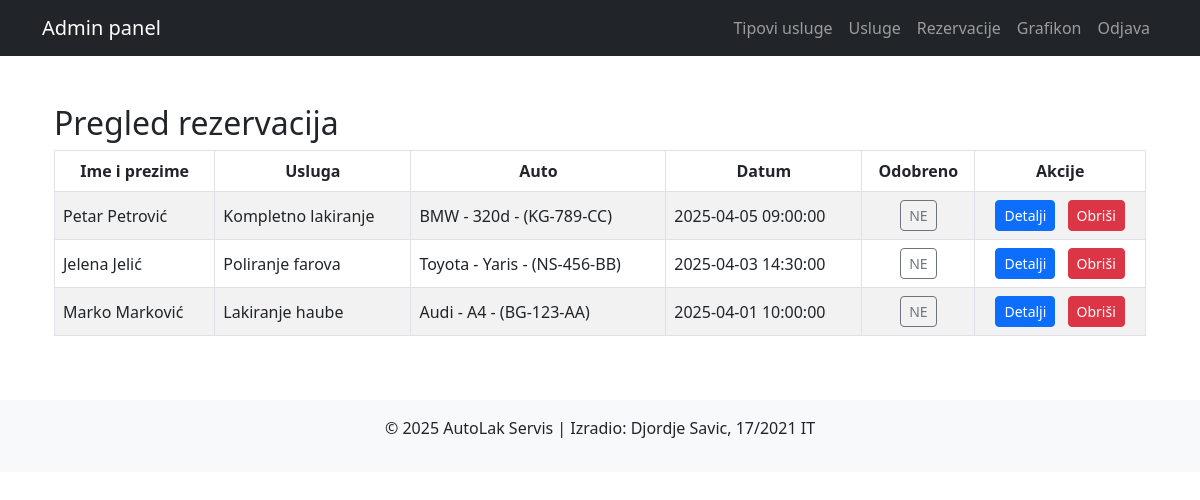
/admin/rezervacije/list.php (signed in), run on the app's committed database.
### tables this page shows
CREATE TABLE rezervacije (
    id INT AUTO_INCREMENT PRIMARY KEY,
    usluga_id INT,
    ime_prezime VARCHAR(100) NOT NULL,
    email VARCHAR(100) NOT NULL,
    marka_auta VARCHAR(50),
    model_auta VARCHAR(50),
    registracija_auta VARCHAR(20),
    dodatni_opis TEXT,
    datum_vreme DATETIME,
    odobreno BOOLEAN DEFAULT FALSE,
    FOREIGN KEY (usluga_id) REFERENCES usluga(id)
        ON DELETE SET NULL
);

CREATE TABLE usluga (
    id INT AUTO_INCREMENT PRIMARY KEY,
    tip_usluge_id INT,
    naziv VARCHAR(100) NOT NULL,
    opis TEXT,
    cena DECIMAL(10,2) NOT NULL,
    slika VARCHAR(255),
    objavljeno BOOLEAN DEFAULT TRUE,
    istaknuto BOOLEAN DEFAULT FALSE,
    FOREIGN KEY (tip_usluge_id) REFERENCES tip_usluge(id)
        ON DELETE SET NULL
);

### admin/rezervacije/list.php (the view, shortened to what this page needs)
<?php
require_once "../../db.php";
include "../../admin-modules/header.php";
$query = "
    SELECT r.*, u.naziv AS usluga_naziv
    FROM rezervacije r
    LEFT JOIN usluga u ON r.usluga_id = u.id
    ORDER BY r.datum_vreme DESC
";
$stmt = $pdo->query($query);
$rezervacije = $stmt->fetchAll();
?>
<div class="container mt-5">
    <h2>Pregled rezervacija</h2>
    <div class="table-responsive">
        <table class="table table-bordered table-striped align-middle">
            <thead>
                <tr class="text-center">
                    <th>Ime i prezime</th>
                    <th>Usluga</th>
                    <th>Auto</th>
                    <th>Datum</th>
                    <th>Odobreno</th>
                    <th>Akcije</th>
                </tr>
            </thead>
            <tbody>
                <?php foreach ($rezervacije as $r): ?>
                    <tr>
                        <td><?= $r['ime_prezime'] ?></td>
                        <td><?= $r['usluga_naziv'] ?></td>
                        <td><?= "{$r['marka_auta']} - {$r['model_auta']} - ({$r['registracija_auta']})" ?></td>
                        <td><?= $r['datum_vreme'] ?></td>
                        <td class="text-center">
                            <a href="toggle.php?id=<?= $r['id'] ?>" class="btn btn-sm <?= $r['odobreno'] ? 'btn-success' : 'btn-outline-secondary' ?>">
                                <?= $r['odobreno'] ? 'DA' : 'NE' ?>
                            </a>
                        </td>
                        <td class="text-center">
                            <a href="detail.php?id=<?= $r['id'] ?>" class="btn btn-sm btn-primary me-2">Detalji</a>
                            <a href="delete.php?id=<?= $r['id'] ?>" class="btn btn-sm btn-danger" onclick="return confirm('Obrisati rezervaciju?')">Obriši</a>
                        </td>
                    </tr>
                <?php endforeach; ?>
            </tbody>
        </table>
    </div>
</div>
<?php include "../../admin-modules/footer.php"; ?>

### admin-modules/header.php (shortened to what this page needs)
<!DOCTYPE html>
<html lang="sr">
<head>
    <link href="https://cdn.jsdelivr.net/npm/bootstrap@5.3.0/dist/css/bootstrap.min.css" rel="stylesheet">
</head>
<body>
    <nav class="navbar navbar-expand-lg navbar-dark bg-dark">
        <div class="container">
            <a class="navbar-brand" href="/djasvic5721it/admin/index.php">Admin panel</a>
            <div class="collapse navbar-collapse" id="navbarAdmin">
                <ul class="navbar-nav ms-auto">
                    <?php if (isset($_SESSION['user'])): ?>
                        <li class="nav-item">
                            <a class="nav-link" href="/djasvic5721it/admin/tipovi_usluge/list.php">Tipovi usluge</a>
                        </li>
                        <li class="nav-item">
                            <a class="nav-link" href="/djasvic5721it/admin/usluge/list.php">Usluge</a>
                        </li>
                        <li class="nav-item">
                            <a class="nav-link" href="/djasvic5721it/admin/rezervacije/list.php">Rezervacije</a>
                        </li>
                        <li class="nav-item">
                            <a class="nav-link" href="/djasvic5721it/admin/index.php">Grafikon</a>
                        </li>
                        <li class="nav-item">
                            <a class="nav-link" href="/djasvic5721it/admin/autorizacija/logout.php">Odjava</a>
                        </li>
                    <?php endif; ?>
                </ul>
            </div>
        </div>
    </nav>
    <main class="container my-5">

### admin-modules/footer.php (shortened to what this page needs)
    </main>
    <footer class="bg-light text-center py-3 mt-5">
        <p>&copy; <?= date("Y") ?> AutoLak Servis | Izradio: Djordje Savic, 17/2021 IT</p>
    </footer>
</body>
</html>

### data on the page
rezervacije: ime_prezime "Petar Petrović", usluga.naziv "Kompletno lakiranje", marka_auta "BMW", model_auta "320d", registracija_auta "KG-789-CC", datum_vreme "2025-04-05 09:00:00", odobreno "NE"
rezervacije: ime_prezime "Jelena Jelić", usluga.naziv "Poliranje farova", marka_auta "Toyota", model_auta "Yaris", registracija_auta "NS-456-BB", datum_vreme "2025-04-03 14:30:00", odobreno "NE"
rezervacije: ime_prezime "Marko Marković", usluga.naziv "Lakiranje haube", marka_auta "Audi", model_auta "A4", registracija_auta "BG-123-AA", datum_vreme "2025-04-01 10:00:00", odobreno "NE"
